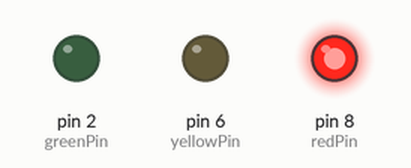
The sketch below on a simulated Arduino Uno, built with avr-gcc and run on an emulated ATmega328P. Parts: output pins drawn as LEDs (lit = HIGH).

Above: at 10.0 s.
At 20.7 s:
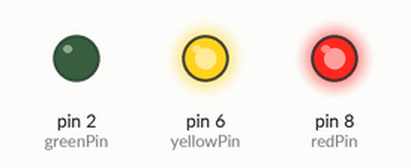
At 23.0 s:
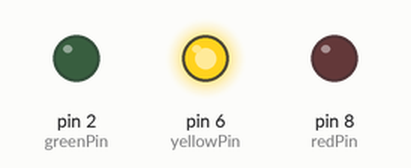
At 34.5 s:
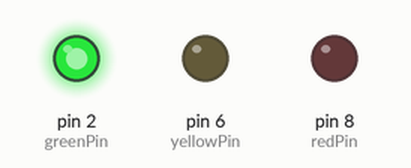
Timing chart, 0 to 57.9 s (numbered marks = the images above):
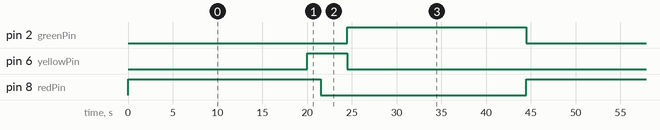

The sketch:

baseline_delay.ino
```cpp
/**
 * @file baseline_delay.ino
 * @brief Sequential Arduino traffic light controller implementation using delay().
 * @author Sohan
 *
 * Hardware Pinout (Arduino Uno):
 *  - Digital Pin 8: Red LED (via 220 Ohm current-limiting resistor)
 *  - Digital Pin 6: Yellow LED (via 220 Ohm current-limiting resistor)
 *  - Digital Pin 2: Green LED (via 220 Ohm current-limiting resistor)
 *  - GND:           Common ground rail
 *
 * Cycle Timing (44.5 s full period):
 *  - Phase 1 (RED):           20.0 s
 *  - Phase 2 (RED + YELLOW):   1.5 s  (Pre-green transition)
 *  - Phase 3 (YELLOW):         3.0 s  (Warning / caution phase)
 *  - Phase 4 (GREEN):         20.0 s
 */

// Pin definitions
const int redPin    = 8;
const int yellowPin = 6;
const int greenPin  = 2;

void setup() {
  pinMode(redPin, OUTPUT);
  pinMode(yellowPin, OUTPUT);
  pinMode(greenPin, OUTPUT);
}

void loop() {
  // Phase 1: Red light ON for 20 seconds
  digitalWrite(redPin, HIGH);
  digitalWrite(yellowPin, LOW);
  digitalWrite(greenPin, LOW);
  delay(20000);

  // Phase 2: Red + Yellow lights ON for 1.5 seconds (Transition effect)
  digitalWrite(redPin, HIGH);
  digitalWrite(yellowPin, HIGH);
  digitalWrite(greenPin, LOW);
  delay(1500);

  // Phase 3: Yellow light ON for 3 seconds (Warning phase)
  digitalWrite(redPin, LOW);
  digitalWrite(yellowPin, HIGH);
  digitalWrite(greenPin, LOW);
  delay(3000);

  // Phase 4: Green light ON for 20 seconds
  digitalWrite(redPin, LOW);
  digitalWrite(yellowPin, LOW);
  digitalWrite(greenPin, HIGH);
  delay(20000);
}
```

Measured:
- by itself, pin 2 (greenPin): alternates HIGH for 20.0 s and LOW for 24.5 s
- by itself, pin 6 (yellowPin): alternates HIGH for 4.5 s and LOW for 40.0 s
- by itself, pin 8 (redPin): alternates HIGH for 21.5 s and LOW for 23.0 s
